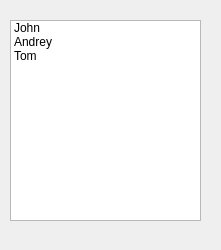
<?xml version="1.0" encoding="UTF-8"?>
<ui version="4.0">
 <class>SecondWindow</class>
 <widget class="QWidget" name="SecondWindow">
  <property name="geometry">
   <rect>
    <x>0</x>
    <y>0</y>
    <width>221</width>
    <height>250</height>
   </rect>
  </property>
  <property name="windowTitle">
   <string>Second List</string>
  </property>
  <widget class="QListWidget" name="listWidget_second">
   <property name="geometry">
    <rect>
     <x>10</x>
     <y>20</y>
     <width>191</width>
     <height>201</height>
    </rect>
   </property>
   <property name="dragDropMode">
    <enum>QAbstractItemView::DragDrop</enum>
   </property>
   <property name="defaultDropAction">
    <enum>Qt::MoveAction</enum>
   </property>
   <item>
    <property name="text">
     <string>John</string>
    </property>
   </item>
   <item>
    <property name="text">
     <string>Andrey</string>
    </property>
   </item>
   <item>
    <property name="text">
     <string>Tom</string>
    </property>
   </item>
  </widget>
 </widget>
 <resources/>
 <connections/>
</ui>
